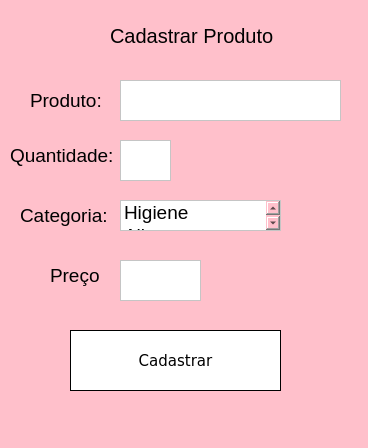
<?xml version="1.0" encoding="UTF-8"?>
<ui version="4.0">
 <class>MainWindow</class>
 <widget class="QMainWindow" name="MainWindow">
  <property name="geometry">
   <rect>
    <x>0</x>
    <y>0</y>
    <width>368</width>
    <height>448</height>
   </rect>
  </property>
  <property name="windowTitle">
   <string>MainWindow</string>
  </property>
  <property name="styleSheet">
   <string notr="true">background-color: pink;
</string>
  </property>
  <widget class="QWidget" name="centralwidget">
   <widget class="QLabel" name="lb_titulo">
    <property name="geometry">
     <rect>
      <x>110</x>
      <y>10</y>
      <width>171</width>
      <height>51</height>
     </rect>
    </property>
    <property name="font">
     <font>
      <pointsize>15</pointsize>
     </font>
    </property>
    <property name="text">
     <string>Cadastrar Produto</string>
    </property>
   </widget>
   <widget class="QPlainTextEdit" name="txt_NomeProduto">
    <property name="geometry">
     <rect>
      <x>120</x>
      <y>80</y>
      <width>221</width>
      <height>41</height>
     </rect>
    </property>
    <property name="styleSheet">
     <string notr="true">background-color: white;
font-size:14pt;</string>
    </property>
   </widget>
   <widget class="QLabel" name="lb_produto">
    <property name="geometry">
     <rect>
      <x>30</x>
      <y>85</y>
      <width>71</width>
      <height>31</height>
     </rect>
    </property>
    <property name="font">
     <font>
      <pointsize>14</pointsize>
     </font>
    </property>
    <property name="text">
     <string>Produto:</string>
    </property>
   </widget>
   <widget class="QLabel" name="lb_quantidade">
    <property name="geometry">
     <rect>
      <x>10</x>
      <y>140</y>
      <width>111</width>
      <height>31</height>
     </rect>
    </property>
    <property name="font">
     <font>
      <pointsize>14</pointsize>
     </font>
    </property>
    <property name="text">
     <string>Quantidade:</string>
    </property>
   </widget>
   <widget class="QPlainTextEdit" name="txt_Quantidade">
    <property name="geometry">
     <rect>
      <x>120</x>
      <y>140</y>
      <width>51</width>
      <height>41</height>
     </rect>
    </property>
    <property name="styleSheet">
     <string notr="true">background-color: white;
font-size:14pt;</string>
    </property>
   </widget>
   <widget class="QPushButton" name="btn_cadastrar">
    <property name="geometry">
     <rect>
      <x>70</x>
      <y>330</y>
      <width>211</width>
      <height>61</height>
     </rect>
    </property>
    <property name="styleSheet">
     <string notr="true">background-color: white;
font-family: verdana;
border: 1px solid;
font-size: 11pt;</string>
    </property>
    <property name="text">
     <string>Cadastrar</string>
    </property>
   </widget>
   <widget class="QLabel" name="lb_categoria">
    <property name="geometry">
     <rect>
      <x>20</x>
      <y>200</y>
      <width>91</width>
      <height>31</height>
     </rect>
    </property>
    <property name="font">
     <font>
      <pointsize>14</pointsize>
     </font>
    </property>
    <property name="text">
     <string>Categoria:</string>
    </property>
   </widget>
   <widget class="QLabel" name="lb_categoria_2">
    <property name="geometry">
     <rect>
      <x>50</x>
      <y>260</y>
      <width>51</width>
      <height>31</height>
     </rect>
    </property>
    <property name="font">
     <font>
      <pointsize>14</pointsize>
     </font>
    </property>
    <property name="text">
     <string>Preço:</string>
    </property>
   </widget>
   <widget class="QPlainTextEdit" name="txt_categoria_2">
    <property name="geometry">
     <rect>
      <x>120</x>
      <y>260</y>
      <width>81</width>
      <height>41</height>
     </rect>
    </property>
    <property name="styleSheet">
     <string notr="true">background-color: white;
font-size:14pt;</string>
    </property>
    <property name="plainText">
     <string/>
    </property>
   </widget>
   <widget class="QListWidget" name="listItem">
    <property name="geometry">
     <rect>
      <x>120</x>
      <y>200</y>
      <width>161</width>
      <height>31</height>
     </rect>
    </property>
    <property name="styleSheet">
     <string notr="true">background-color: white;
font-size:14pt;</string>
    </property>
    <item>
     <property name="text">
      <string>Higiene</string>
     </property>
    </item>
    <item>
     <property name="text">
      <string>Alimento</string>
     </property>
    </item>
    <item>
     <property name="text">
      <string>frios e laticínios</string>
     </property>
    </item>
    <item>
     <property name="text">
      <string>Brinquedo</string>
     </property>
    </item>
    <item>
     <property name="text">
      <string>Enlatados</string>
     </property>
    </item>
    <item>
     <property name="text">
      <string>Bebidas</string>
     </property>
    </item>
    <item>
     <property name="text">
      <string>Açougue</string>
     </property>
    </item>
    <item>
     <property name="text">
      <string>Outros</string>
     </property>
    </item>
   </widget>
  </widget>
  <widget class="QMenuBar" name="menubar">
   <property name="geometry">
    <rect>
     <x>0</x>
     <y>0</y>
     <width>368</width>
     <height>21</height>
    </rect>
   </property>
  </widget>
  <widget class="QStatusBar" name="statusbar"/>
 </widget>
 <resources/>
 <connections/>
</ui>
